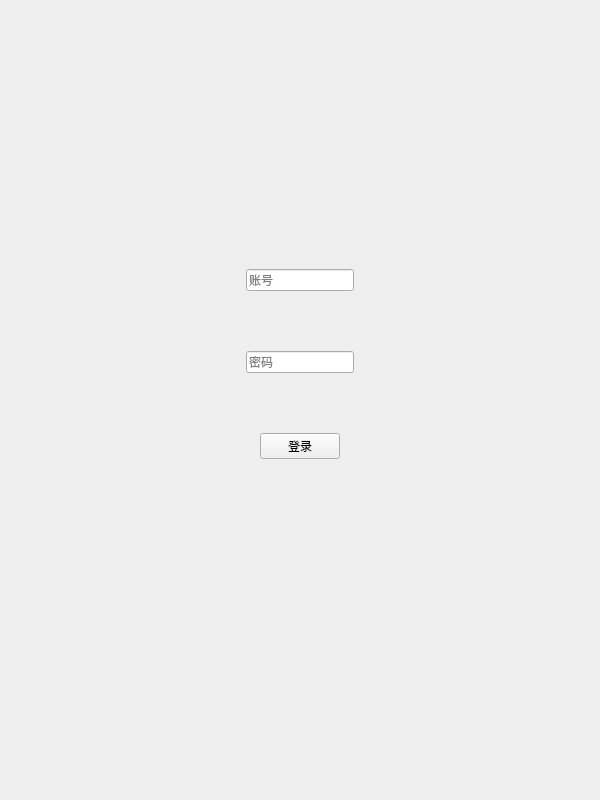
<?xml version="1.0" encoding="UTF-8"?>
<ui version="4.0">
 <class>LoginPageWidget</class>
 <widget class="QWidget" name="LoginPageWidget">
  <property name="geometry">
   <rect>
    <x>0</x>
    <y>0</y>
    <width>600</width>
    <height>800</height>
   </rect>
  </property>
  <property name="windowTitle">
   <string>Easy</string>
  </property>
  <layout class="QVBoxLayout" name="verticalLayout_2">
   <item>
    <layout class="QVBoxLayout" name="verticalLayout" stretch="3,1,1,0,5">
     <property name="spacing">
      <number>60</number>
     </property>
     <property name="topMargin">
      <number>60</number>
     </property>
     <item>
      <spacer name="horizontalSpacer">
       <property name="orientation">
        <enum>Qt::Horizontal</enum>
       </property>
       <property name="sizeHint" stdset="0">
        <size>
         <width>40</width>
         <height>20</height>
        </size>
       </property>
      </spacer>
     </item>
     <item alignment="Qt::AlignHCenter">
      <widget class="QLineEdit" name="accountLine">
       <property name="minimumSize">
        <size>
         <width>0</width>
         <height>0</height>
        </size>
       </property>
       <property name="maximumSize">
        <size>
         <width>300</width>
         <height>16777215</height>
        </size>
       </property>
       <property name="placeholderText">
        <string>账号</string>
       </property>
      </widget>
     </item>
     <item alignment="Qt::AlignHCenter">
      <widget class="QLineEdit" name="passwordLine">
       <property name="maximumSize">
        <size>
         <width>300</width>
         <height>16777215</height>
        </size>
       </property>
       <property name="echoMode">
        <enum>QLineEdit::Password</enum>
       </property>
       <property name="placeholderText">
        <string>密码</string>
       </property>
      </widget>
     </item>
     <item alignment="Qt::AlignHCenter">
      <widget class="QPushButton" name="loginButton">
       <property name="minimumSize">
        <size>
         <width>0</width>
         <height>0</height>
        </size>
       </property>
       <property name="maximumSize">
        <size>
         <width>200</width>
         <height>16777215</height>
        </size>
       </property>
       <property name="text">
        <string>登录</string>
       </property>
      </widget>
     </item>
     <item>
      <spacer name="horizontalSpacer_2">
       <property name="orientation">
        <enum>Qt::Horizontal</enum>
       </property>
       <property name="sizeHint" stdset="0">
        <size>
         <width>40</width>
         <height>20</height>
        </size>
       </property>
      </spacer>
     </item>
    </layout>
   </item>
  </layout>
 </widget>
 <layoutdefault spacing="6" margin="11"/>
 <resources>
  <include location="Easy.qrc"/>
 </resources>
 <connections/>
</ui>
